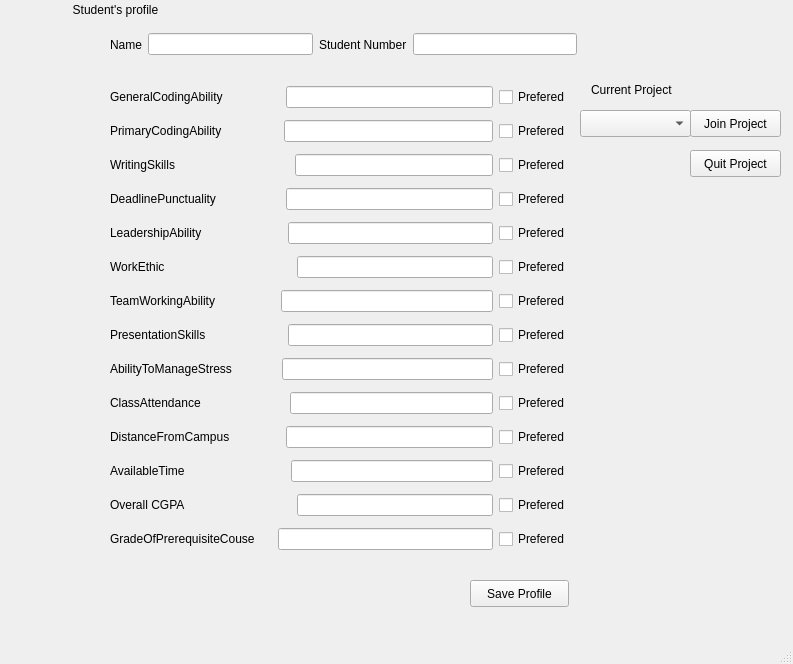
<?xml version="1.0" encoding="UTF-8"?>
<ui version="4.0">
 <class>StudentProfile</class>
 <widget class="QMainWindow" name="StudentProfile">
  <property name="geometry">
   <rect>
    <x>0</x>
    <y>0</y>
    <width>793</width>
    <height>664</height>
   </rect>
  </property>
  <property name="windowTitle">
   <string>MainWindow</string>
  </property>
  <widget class="QWidget" name="centralwidget">
   <widget class="QPushButton" name="pushButton_2">
    <property name="geometry">
     <rect>
      <x>690</x>
      <y>150</y>
      <width>91</width>
      <height>27</height>
     </rect>
    </property>
    <property name="text">
     <string>Quit Project</string>
    </property>
   </widget>
   <widget class="QLabel" name="label">
    <property name="geometry">
     <rect>
      <x>591</x>
      <y>81</y>
      <width>105</width>
      <height>17</height>
     </rect>
    </property>
    <property name="text">
     <string>Current Project</string>
    </property>
   </widget>
   <widget class="QWidget" name="layoutWidget_2">
    <property name="geometry">
     <rect>
      <x>110</x>
      <y>80</y>
      <width>460</width>
      <height>486</height>
     </rect>
    </property>
    <layout class="QVBoxLayout" name="verticalLayout_5">
     <item>
      <layout class="QHBoxLayout" name="horizontalLayout_32">
       <item>
        <widget class="QLabel" name="label_10">
         <property name="text">
          <string>GeneralCodingAbility                 </string>
         </property>
        </widget>
       </item>
       <item>
        <widget class="QLineEdit" name="gcode"/>
       </item>
       <item>
        <widget class="QCheckBox" name="checkBox_29">
         <property name="text">
          <string>Prefered</string>
         </property>
        </widget>
       </item>
      </layout>
     </item>
     <item>
      <layout class="QHBoxLayout" name="horizontalLayout_33">
       <item>
        <widget class="QLabel" name="label_46">
         <property name="text">
          <string>PrimaryCodingAbility                 </string>
         </property>
        </widget>
       </item>
       <item>
        <widget class="QLineEdit" name="pcode"/>
       </item>
       <item>
        <widget class="QCheckBox" name="checkBox_30">
         <property name="text">
          <string>Prefered</string>
         </property>
        </widget>
       </item>
      </layout>
     </item>
     <item>
      <layout class="QHBoxLayout" name="horizontalLayout_34">
       <item>
        <widget class="QLabel" name="label_47">
         <property name="text">
          <string>WritingSkills                                  </string>
         </property>
        </widget>
       </item>
       <item>
        <widget class="QLineEdit" name="write"/>
       </item>
       <item>
        <widget class="QCheckBox" name="checkBox_31">
         <property name="text">
          <string>Prefered</string>
         </property>
        </widget>
       </item>
      </layout>
     </item>
     <item>
      <layout class="QHBoxLayout" name="horizontalLayout_35">
       <item>
        <widget class="QLabel" name="label_48">
         <property name="text">
          <string>DeadlinePunctuality                   </string>
         </property>
        </widget>
       </item>
       <item>
        <widget class="QLineEdit" name="punc"/>
       </item>
       <item>
        <widget class="QCheckBox" name="checkBox_32">
         <property name="text">
          <string>Prefered</string>
         </property>
        </widget>
       </item>
      </layout>
     </item>
     <item>
      <layout class="QHBoxLayout" name="horizontalLayout_36">
       <item>
        <widget class="QLabel" name="label_49">
         <property name="text">
          <string>LeadershipAbility                        </string>
         </property>
        </widget>
       </item>
       <item>
        <widget class="QLineEdit" name="lead"/>
       </item>
       <item>
        <widget class="QCheckBox" name="checkBox_33">
         <property name="text">
          <string>Prefered</string>
         </property>
        </widget>
       </item>
      </layout>
     </item>
     <item>
      <layout class="QHBoxLayout" name="horizontalLayout_37">
       <item>
        <widget class="QLabel" name="label_50">
         <property name="text">
          <string>WorkEthic                                      </string>
         </property>
        </widget>
       </item>
       <item>
        <widget class="QLineEdit" name="Ethic"/>
       </item>
       <item>
        <widget class="QCheckBox" name="checkBox_34">
         <property name="text">
          <string>Prefered</string>
         </property>
        </widget>
       </item>
      </layout>
     </item>
     <item>
      <layout class="QHBoxLayout" name="horizontalLayout_38">
       <item>
        <widget class="QLabel" name="label_51">
         <property name="text">
          <string>TeamWorkingAbility                  </string>
         </property>
        </widget>
       </item>
       <item>
        <widget class="QLineEdit" name="teamwork"/>
       </item>
       <item>
        <widget class="QCheckBox" name="checkBox_35">
         <property name="text">
          <string>Prefered</string>
         </property>
        </widget>
       </item>
      </layout>
     </item>
     <item>
      <layout class="QHBoxLayout" name="horizontalLayout_39">
       <item>
        <widget class="QLabel" name="label_52">
         <property name="text">
          <string>PresentationSkills                       </string>
         </property>
        </widget>
       </item>
       <item>
        <widget class="QLineEdit" name="presentation">
         <property name="text">
          <string/>
         </property>
        </widget>
       </item>
       <item>
        <widget class="QCheckBox" name="checkBox_36">
         <property name="text">
          <string>Prefered</string>
         </property>
        </widget>
       </item>
      </layout>
     </item>
     <item>
      <layout class="QHBoxLayout" name="horizontalLayout_40">
       <item>
        <widget class="QLabel" name="label_53">
         <property name="text">
          <string>AbilityToManageStress             </string>
         </property>
        </widget>
       </item>
       <item>
        <widget class="QLineEdit" name="stress"/>
       </item>
       <item>
        <widget class="QCheckBox" name="checkBox_37">
         <property name="text">
          <string>Prefered</string>
         </property>
        </widget>
       </item>
      </layout>
     </item>
     <item>
      <layout class="QHBoxLayout" name="horizontalLayout_41">
       <item>
        <widget class="QLabel" name="label_54">
         <property name="text">
          <string>ClassAttendance                         </string>
         </property>
        </widget>
       </item>
       <item>
        <widget class="QLineEdit" name="att"/>
       </item>
       <item>
        <widget class="QCheckBox" name="checkBox_38">
         <property name="text">
          <string>Prefered</string>
         </property>
        </widget>
       </item>
      </layout>
     </item>
     <item>
      <layout class="QHBoxLayout" name="horizontalLayout_42">
       <item>
        <widget class="QLabel" name="label_55">
         <property name="text">
          <string>DistanceFromCampus               </string>
         </property>
        </widget>
       </item>
       <item>
        <widget class="QLineEdit" name="distance"/>
       </item>
       <item>
        <widget class="QCheckBox" name="checkBox_39">
         <property name="text">
          <string>Prefered</string>
         </property>
        </widget>
       </item>
      </layout>
     </item>
     <item>
      <layout class="QHBoxLayout" name="horizontalLayout_43">
       <item>
        <widget class="QLabel" name="label_56">
         <property name="text">
          <string>AvailableTime                              </string>
         </property>
        </widget>
       </item>
       <item>
        <widget class="QLineEdit" name="time"/>
       </item>
       <item>
        <widget class="QCheckBox" name="checkBox_40">
         <property name="text">
          <string>Prefered</string>
         </property>
        </widget>
       </item>
      </layout>
     </item>
     <item>
      <layout class="QHBoxLayout" name="horizontalLayout_44">
       <item>
        <widget class="QLabel" name="label_57">
         <property name="text">
          <string>Overall CGPA                                </string>
         </property>
        </widget>
       </item>
       <item>
        <widget class="QLineEdit" name="cgpa"/>
       </item>
       <item>
        <widget class="QCheckBox" name="checkBox_41">
         <property name="text">
          <string>Prefered</string>
         </property>
        </widget>
       </item>
      </layout>
     </item>
     <item>
      <layout class="QHBoxLayout" name="horizontalLayout_45">
       <item>
        <widget class="QLabel" name="label_58">
         <property name="text">
          <string>GradeOfPrerequisiteCouse     </string>
         </property>
        </widget>
       </item>
       <item>
        <widget class="QLineEdit" name="pre"/>
       </item>
       <item>
        <widget class="QCheckBox" name="checkBox_42">
         <property name="text">
          <string>Prefered</string>
         </property>
        </widget>
       </item>
      </layout>
     </item>
    </layout>
   </widget>
   <widget class="QPushButton" name="pushButton">
    <property name="geometry">
     <rect>
      <x>690</x>
      <y>110</y>
      <width>91</width>
      <height>27</height>
     </rect>
    </property>
    <property name="text">
     <string>Join Project</string>
    </property>
   </widget>
   <widget class="QPushButton" name="pushButton_3">
    <property name="geometry">
     <rect>
      <x>470</x>
      <y>580</y>
      <width>99</width>
      <height>27</height>
     </rect>
    </property>
    <property name="text">
     <string>Save Profile</string>
    </property>
   </widget>
   <widget class="QLabel" name="label_6">
    <property name="geometry">
     <rect>
      <x>20</x>
      <y>0</y>
      <width>191</width>
      <height>20</height>
     </rect>
    </property>
    <property name="text">
     <string>Student's profile</string>
    </property>
    <property name="alignment">
     <set>Qt::AlignCenter</set>
    </property>
   </widget>
   <widget class="QWidget" name="layoutWidget">
    <property name="geometry">
     <rect>
      <x>110</x>
      <y>30</y>
      <width>467</width>
      <height>29</height>
     </rect>
    </property>
    <layout class="QHBoxLayout" name="horizontalLayout_46">
     <item>
      <widget class="QLabel" name="label_4">
       <property name="text">
        <string>Name</string>
       </property>
      </widget>
     </item>
     <item>
      <widget class="QLineEdit" name="name">
       <property name="text">
        <string/>
       </property>
      </widget>
     </item>
     <item>
      <widget class="QLabel" name="label_7">
       <property name="text">
        <string>Student Number</string>
       </property>
      </widget>
     </item>
     <item>
      <widget class="QLineEdit" name="id">
       <property name="text">
        <string/>
       </property>
      </widget>
     </item>
    </layout>
   </widget>
   <widget class="QComboBox" name="comboBox">
    <property name="geometry">
     <rect>
      <x>580</x>
      <y>110</y>
      <width>111</width>
      <height>27</height>
     </rect>
    </property>
   </widget>
  </widget>
  <widget class="QMenuBar" name="menubar">
   <property name="geometry">
    <rect>
     <x>0</x>
     <y>0</y>
     <width>793</width>
     <height>25</height>
    </rect>
   </property>
  </widget>
  <widget class="QStatusBar" name="statusbar"/>
 </widget>
 <resources/>
 <connections/>
</ui>
